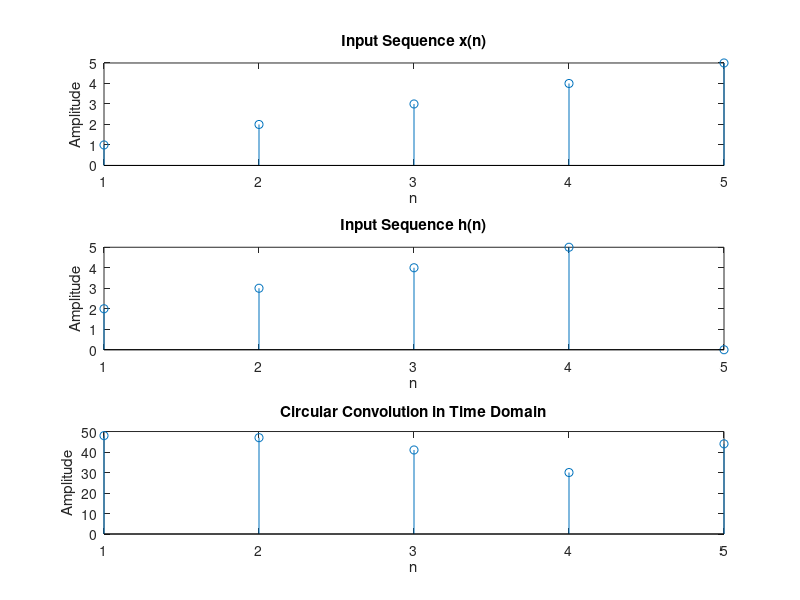

Recreate this plot in MATLAB.
clc;
clear all;
close all;

% Input sequences
x = [1 2 3 4 5];          % First input sequence
h = [2 3 4 5];            % Second input sequence

% Find lengths of the input sequences
lx = length(x);
lh = length(h);

% Make both sequences equal in length
% by appending zeros to the shorter sequence
if lx < lh
    x = [x zeros(1, lh - lx)];
else
    h = [h zeros(1, lx - lh)];
end

% New length after zero padding
newlx = length(x);

% Rearrange h for circular convolution
% Take the first element as it is and reverse the remaining elements
hrm = [h(1), fliplr(h(2:end))];

% Initialize the shifted sequence
hr = hrm;

% Preallocate output sequence
y = zeros(1, newlx);

% Perform circular convolution
for i = 1:newlx

    % Multiply x with the current circularly shifted h
    % and add all the products
    y(i) = x * hr';

    % Circularly shift h by one position
    hr = circshift(hrm, [0 i]);

end

% Plot first input sequence
subplot(3,1,1);
stem(x);
xlabel('n');
ylabel('Amplitude');
title('Input Sequence x(n)');


% Plot second input sequence
subplot(3,1,2);
stem(h);
xlabel('n');
ylabel('Amplitude');
title('Input Sequence h(n)');

% Plot circular convolution output
subplot(3,1,3);
stem(y);
xlabel('n');
ylabel('Amplitude');
title('Circular Convolution in Time Domain');
